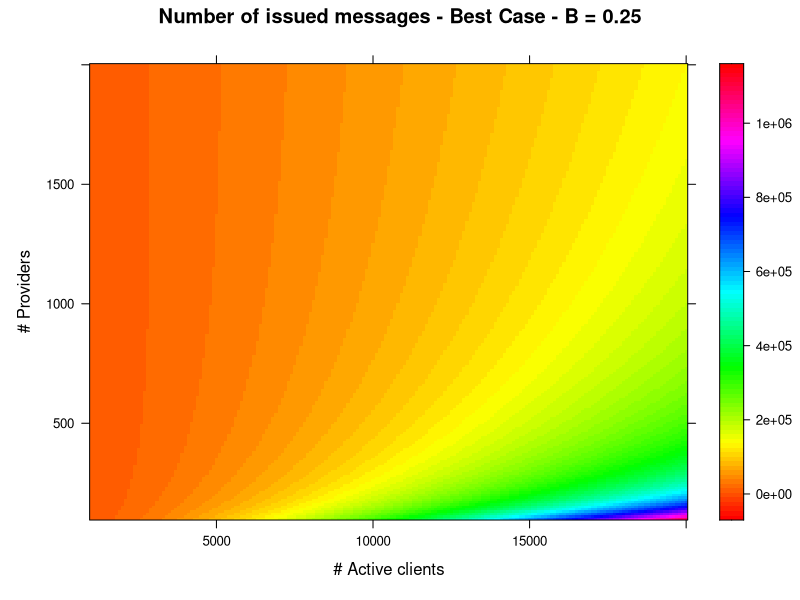
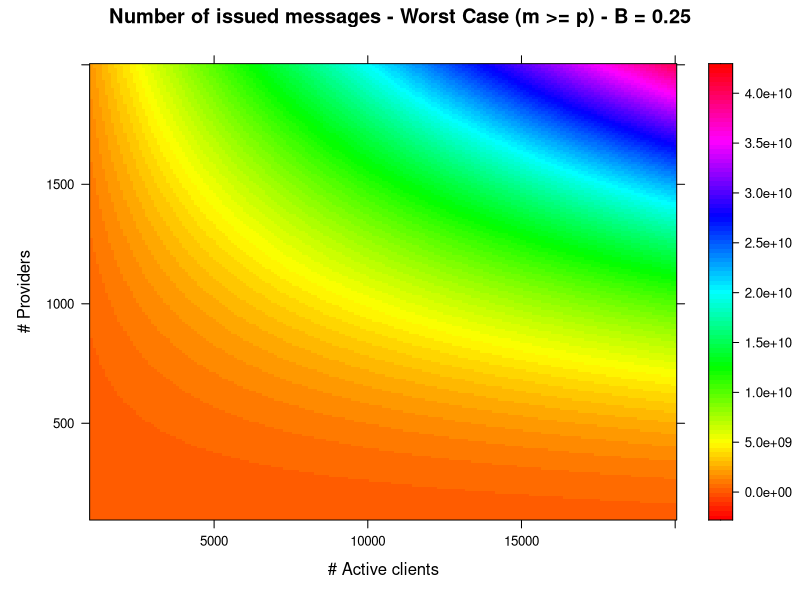
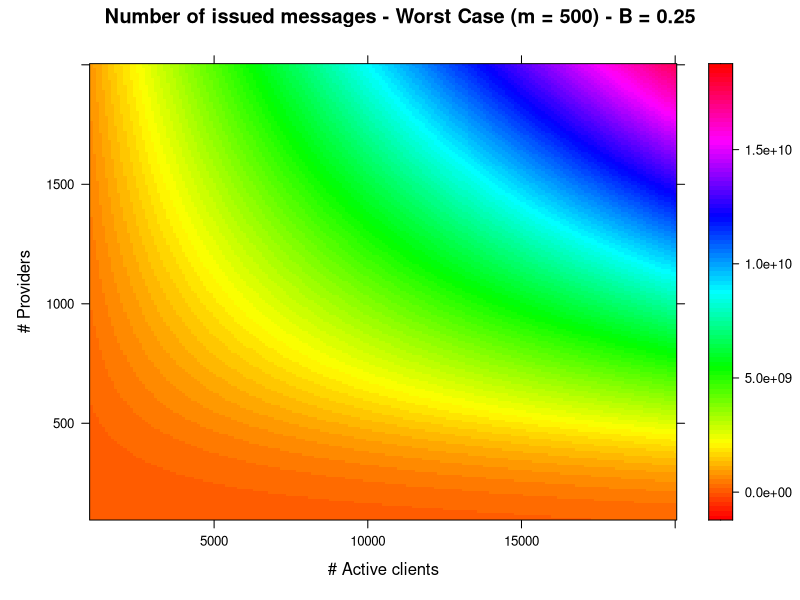
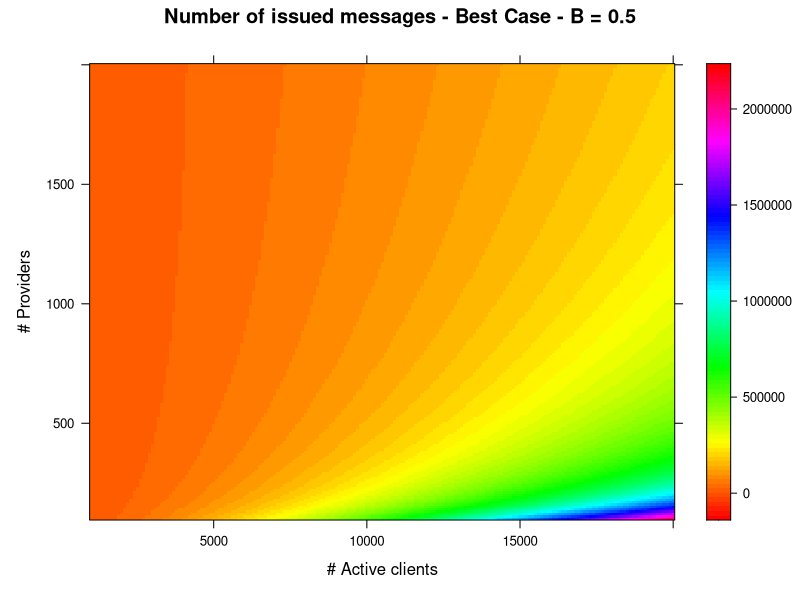
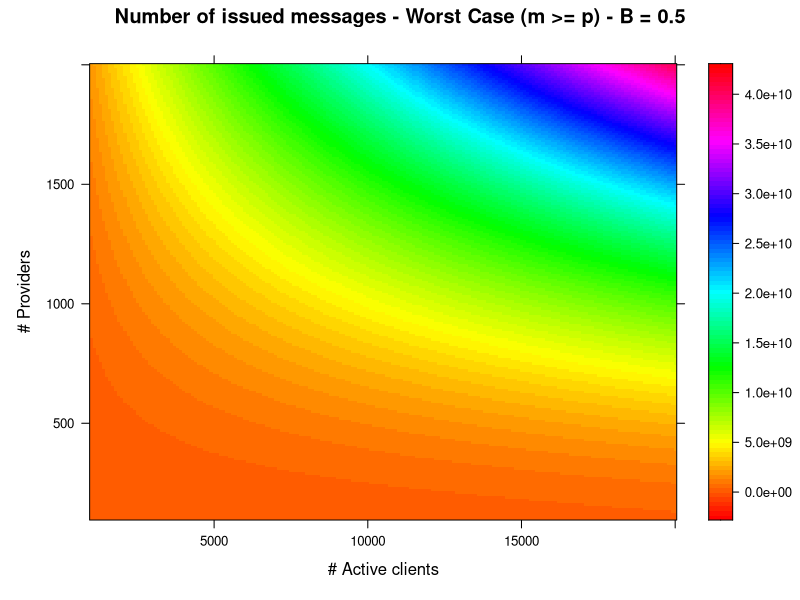
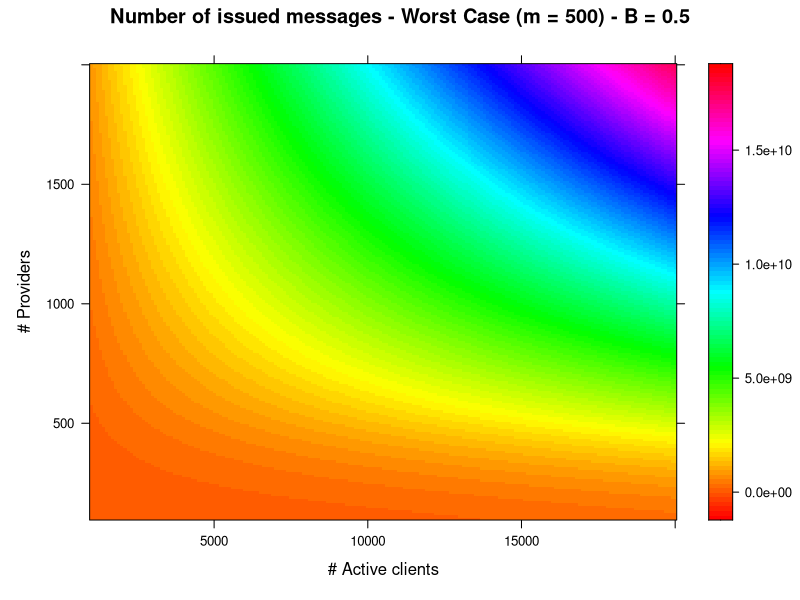
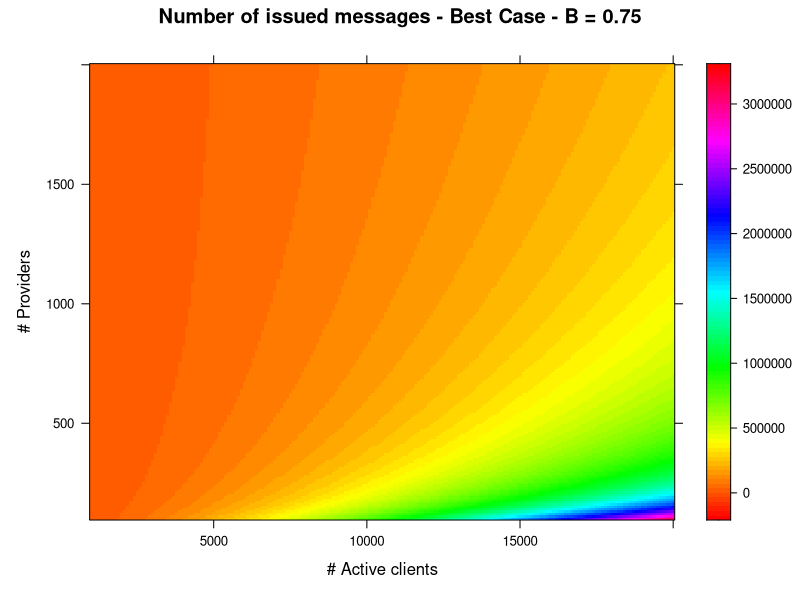
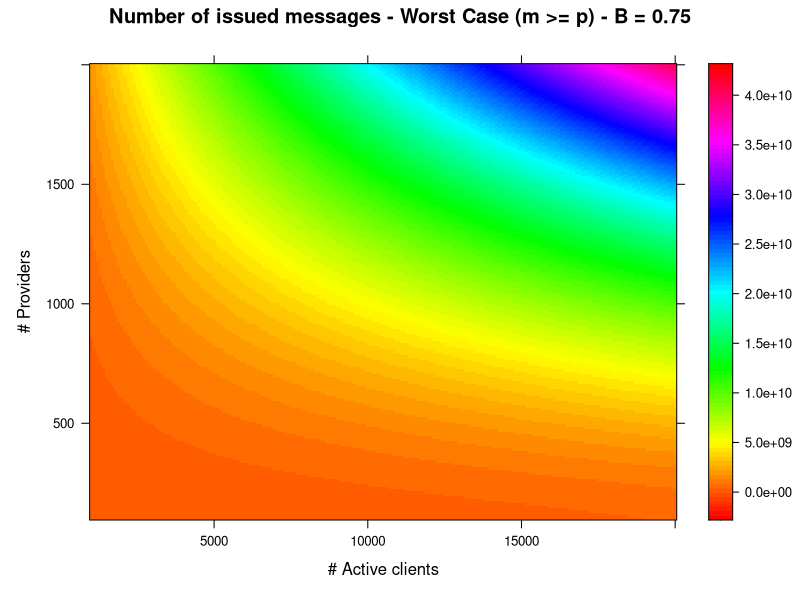

Write R code to recreate these figures, in order.
library("lattice")
library("viridisLite")
 
inf_limit_providers <- 100
sup_limit_providers <- 2000
providers_step <- 10

inf_limit_clients <- 1000
sup_limit_clients <- 20000
clients_step <- 100

# contract breakdown percentage
beta_vals <- c(0.25, 0.5, 0.75)

# amount of microservices
m <- 500

providers <- seq(inf_limit_providers, sup_limit_providers, providers_step)
clients <- seq(inf_limit_clients, sup_limit_clients, clients_step)
data <- expand.grid(X=clients, Y=providers)
providers <- rep(providers, each = length(clients))

for(beta in beta_vals){
	# best case
	data$Z <- providers + clients * (beta * (providers + clients)/providers + 4)
	pdf(paste("melhor_caso-b", beta * 100, ".pdf", sep = ""))
	print(levelplot(Z ~ X*Y, data=data , cuts = 100, xlab="# Active clients", ylab="# Providers", main= paste("Number of issued messages - Best Case - B =", beta), col.regions = rainbow(100), panel = panel.levelplot.raster))
	dev.off()

	# worst case (m > max p)
	data$Z <- providers + clients * ((providers^2 + 3 * providers)/2 + beta * (1 + clients) + 2)
	pdf(paste("pior_caso-b", beta * 100, ".pdf", sep = ""))
	print(levelplot(Z ~ X*Y, data=data , cuts = 100, xlab="# Active clients", ylab="# Providers", main=paste("Number of issued messages - Worst Case (m >= p) - B =", beta), col.regions = rainbow(100), panel = panel.levelplot.raster))
	dev.off()

	# worst case (mix)
	lower_m <- providers + clients * ((providers^2 + 3 * providers)/2 + beta * (1 + clients) + 2)
	upper_m <- providers + clients * ((m * (2 * providers - m + 3))/2 + beta * (1 + (m * clients)/providers) + 2)
	threshold <- sum(providers < m)
	data$Z <- c(lower_m[1:threshold], upper_m[(threshold + 1):length(data$X)])

	pdf(paste("pior_caso_mix-b", beta * 100, ".pdf", sep = ""))
	print(levelplot(Z ~ X*Y, data=data , cuts = 100, xlab="# Active clients", ylab="# Providers", main=paste("Number of issued messages - Worst Case (m = 500) - B =", beta), col.regions = rainbow(100), panel = panel.levelplot.raster))
	dev.off()

}
